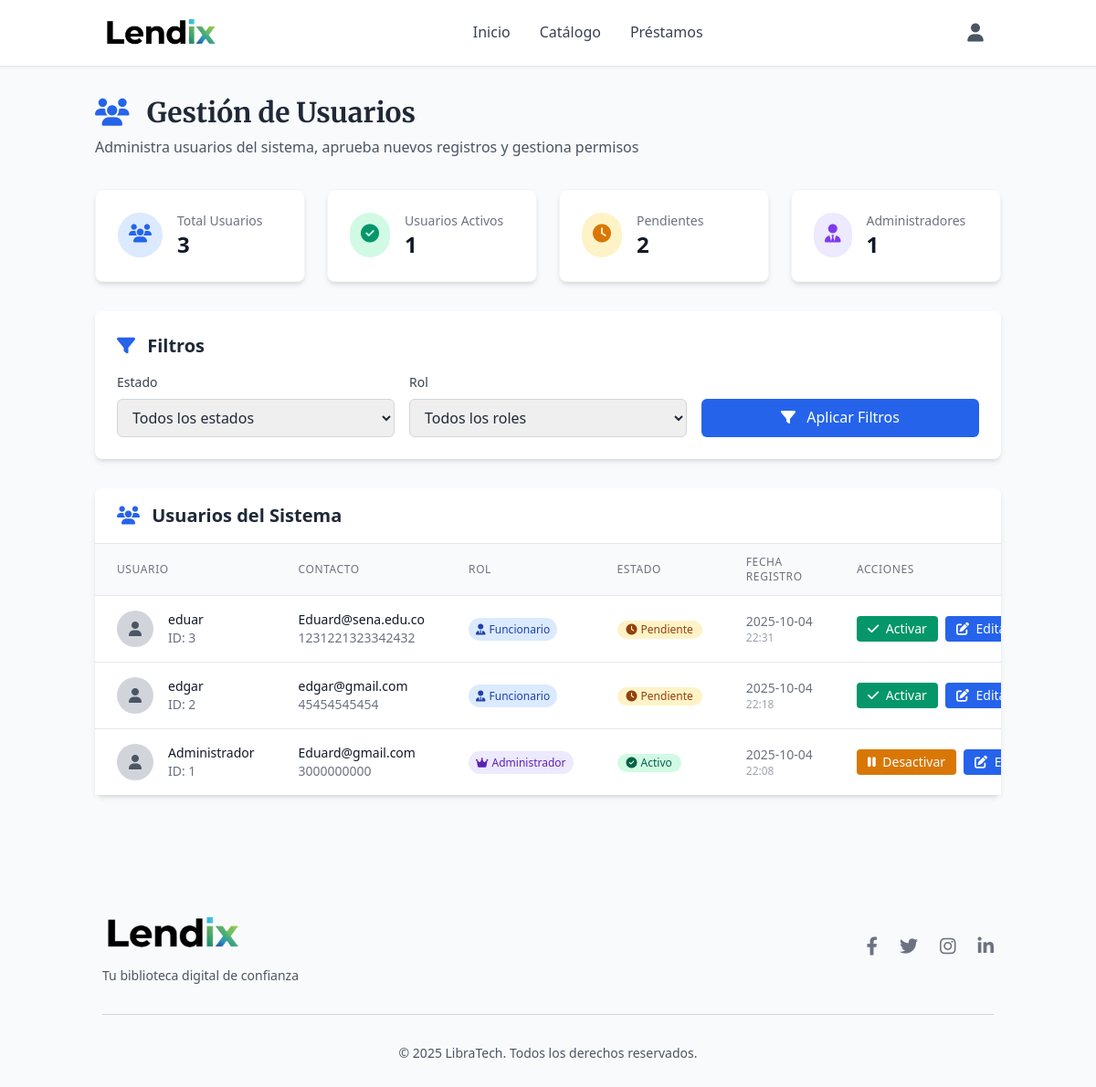
The app's page /admin/admin/usuarios (signed in), older data.
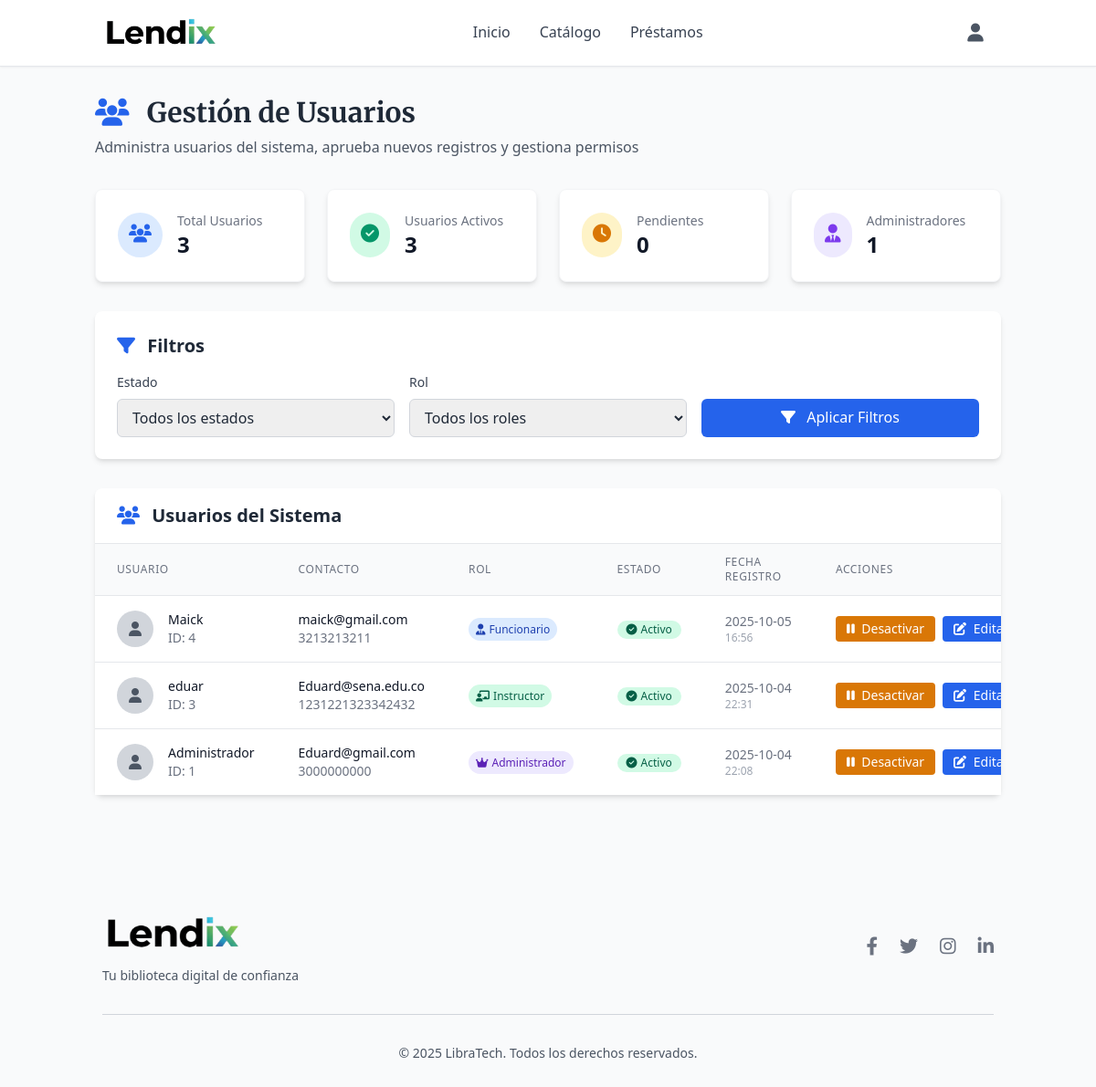
The same page, newer data.
### tables this page shows
CREATE TABLE usuarios (
                id INTEGER PRIMARY KEY AUTOINCREMENT,
                nombre TEXT NOT NULL UNIQUE,
                email TEXT NOT NULL UNIQUE,
                telefono TEXT NOT NULL UNIQUE,
                password TEXT NOT NULL,
                rol TEXT DEFAULT 'funcionario' CHECK(rol IN ('admin', 'instructor', 'funcionario')),
                activo BOOLEAN DEFAULT 0,
                fecha_registro TIMESTAMP DEFAULT CURRENT_TIMESTAMP
            );

### routes/admin.py (the view)
@admin_bp.route('/admin/usuarios')
@login_required
def gestion_usuarios():
    if not is_admin():
        flash('No tienes permisos para acceder a esta página', 'error')
        return redirect('/')
    conn = get_db_connection()
    try:
        filtro_estado = request.args.get('estado', 'todos')
        filtro_rol = request.args.get('rol', 'todos')
        query = "SELECT * FROM usuarios WHERE 1=1"
        params = []
        if filtro_estado == 'activos':
            query += " AND activo = 1"
        elif filtro_estado == 'pendientes':
            query += " AND activo = 0"
        if filtro_rol != 'todos':
            query += " AND rol = ?"
            params.append(filtro_rol)
        query += " ORDER BY id DESC"
        usuarios = conn.execute(query, params).fetchall()
        conn.close()
        return render_template('admin/gestion_usuarios.html',
                             usuarios=usuarios,
                             filtro_estado=filtro_estado,
                             filtro_rol=filtro_rol)
    except Exception as e:
        flash(f'Error al cargar usuarios: {str(e)}', 'error')
        conn.close()
        return redirect('/admin')

### templates/admin/gestion_usuarios.html (shortened to what this page needs)
{% extends "base.html" %}
{% block content %}
<div class="container mx-auto px-4 py-8">
    <div class="max-w-7xl mx-auto">
        <div class="mb-8">
            <h1 class="text-3xl font-serif font-bold text-gray-800 mb-2">
                <i class="fas fa-users mr-3 text-blue-600"></i>
                Gestión de Usuarios
            </h1>
            <p class="text-gray-600">
                Administra usuarios del sistema, aprueba nuevos registros y gestiona permisos
            </p>
        </div>
        <div class="grid grid-cols-1 md:grid-cols-4 gap-6 mb-8">
            <div class="bg-white p-6 rounded-lg shadow-md border border-gray-100">
                <div class="flex items-center">
                    <div class="p-3 rounded-full bg-blue-100 text-blue-600">
                        <i class="fas fa-users text-xl"></i>
                    </div>
                    <div class="ml-4">
                        <p class="text-sm font-medium text-gray-500">Total Usuarios</p>
                        <p class="text-2xl font-semibold text-gray-900">{{ usuarios|length }}</p>
                    </div>
                </div>
            </div>
            <div class="bg-white p-6 rounded-lg shadow-md border border-gray-100">
                <div class="flex items-center">
                    <div class="p-3 rounded-full bg-green-100 text-green-600">
                        <i class="fas fa-check-circle text-xl"></i>
                    </div>
                    <div class="ml-4">
                        <p class="text-sm font-medium text-gray-500">Usuarios Activos</p>
                        <p class="text-2xl font-semibold text-gray-900">{{ usuarios|selectattr('activo', 'eq', 1)|list|length }}</p>
                    </div>
                </div>
            </div>
            <div class="bg-white p-6 rounded-lg shadow-md border border-gray-100">
                <div class="flex items-center">
                    <div class="p-3 rounded-full bg-yellow-100 text-yellow-600">
                        <i class="fas fa-clock text-xl"></i>
                    </div>
                    <div class="ml-4">
                        <p class="text-sm font-medium text-gray-500">Pendientes</p>
                        <p class="text-2xl font-semibold text-gray-900">{{ usuarios|selectattr('activo', 'eq', 0)|list|length }}</p>
                    </div>
                </div>
            </div>
            <div class="bg-white p-6 rounded-lg shadow-md border border-gray-100">
                <div class="flex items-center">
                    <div class="p-3 rounded-full bg-purple-100 text-purple-600">
                        <i class="fas fa-user-tie text-xl"></i>
                    </div>
                    <div class="ml-4">
                        <p class="text-sm font-medium text-gray-500">Administradores</p>
                        <p class="text-2xl font-semibold text-gray-900">{{ usuarios|selectattr('rol', 'eq', 'admin')|list|length }}</p>
                    </div>
                </div>
            </div>
        </div>
        <div class="bg-white rounded-lg shadow-md p-6 mb-8">
            <h2 class="text-xl font-semibold text-gray-800 mb-4">
                <i class="fas fa-filter mr-2 text-blue-600"></i>
                Filtros
            </h2>
            <form method="GET" action="{{ url_for('admin.gestion_usuarios') }}" class="grid grid-cols-1 md:grid-cols-3 gap-4">
                <div>
                    <label class="block text-sm font-medium text-gray-700 mb-2">Estado</label>
                    <select name="estado" class="w-full px-3 py-2 border border-gray-300 rounded-md focus:outline-none focus:ring-2 focus:ring-blue-500 focus:border-blue-500">
                        <option value="todos" {% if request.args.get('estado') == 'todos' or not request.args.get('estado') %}selected{% endif %}>Todos los estados</option>
                    </select>
                </div>
                <div>
                    <label class="block text-sm font-medium text-gray-700 mb-2">Rol</label>
                    <select name="rol" class="w-full px-3 py-2 border border-gray-300 rounded-md focus:outline-none focus:ring-2 focus:ring-blue-500 focus:border-blue-500">
                        <option value="todos" {% if request.args.get('rol') == 'todos' or not request.args.get('rol') %}selected{% endif %}>Todos los roles</option>
                    </select>
                </div>
                <div class="flex items-end">
                    <button type="submit" class="w-full bg-blue-600 text-white py-2 px-4 rounded-md hover:bg-blue-700 focus:outline-none focus:ring-2 focus:ring-blue-500 focus:ring-offset-2 transition duration-150">
                        <i class="fas fa-filter mr-2"></i>
                        Aplicar Filtros
                    </button>
                </div>
            </form>
        </div>
        <div class="bg-white rounded-lg shadow-md">
            <div class="px-6 py-4 border-b border-gray-200">
                <h2 class="text-xl font-semibold text-gray-800">
                    <i class="fas fa-users mr-2 text-blue-600"></i>
                    Usuarios del Sistema
                </h2>
            </div>
            {% if usuarios %}
                <div class="overflow-x-auto">
                    <table class="min-w-full divide-y divide-gray-200">
                        <thead class="bg-gray-50">
                            <tr>
                                <th class="px-6 py-3 text-left text-xs font-medium text-gray-500 uppercase tracking-wider">
                                    Usuario
                                </th>
                                <th class="px-6 py-3 text-left text-xs font-medium text-gray-500 uppercase tracking-wider">
                                    Contacto
                                </th>
                                <th class="px-6 py-3 text-left text-xs font-medium text-gray-500 uppercase tracking-wider">
                                    Rol
                                </th>
                                <th class="px-6 py-3 text-left text-xs font-medium text-gray-500 uppercase tracking-wider">
                                    Estado
                                </th>
                                <th class="px-6 py-3 text-left text-xs font-medium text-gray-500 uppercase tracking-wider">
                                    Fecha Registro
                                </th>
                                <th class="px-6 py-3 text-left text-xs font-medium text-gray-500 uppercase tracking-wider">
                                    Acciones
                                </th>
                            </tr>
                        </thead>
                        <tbody class="bg-white divide-y divide-gray-200">
                            {% for usuario in usuarios %}
                            <tr class="hover:bg-gray-50">
                                <td class="px-6 py-4 whitespace-nowrap">
                                    <div class="flex items-center">
                                        <div class="flex-shrink-0 h-10 w-10">
                                            <div class="h-10 w-10 rounded-full bg-gray-300 flex items-center justify-center">
                                                <i class="fas fa-user text-gray-600"></i>
                                            </div>
                                        </div>
                                        <div class="ml-4">
                                            <div class="text-sm font-medium text-gray-900">{{ usuario.nombre }}</div>
                                            <div class="text-sm text-gray-500">ID: {{ usuario.id }}</div>
                                        </div>
                                    </div>
                                </td>
                                <td class="px-6 py-4 whitespace-nowrap">
                                    <div class="text-sm text-gray-900">{{ usuario.email }}</div>
                                    <div class="text-sm text-gray-500">{{ usuario.telefono }}</div>
                                </td>
                                <td class="px-6 py-4 whitespace-nowrap">
                                    {% if usuario.rol == 'admin' %}
                                        <span class="px-2 py-1 bg-purple-100 text-purple-800 text-xs rounded-full">
                                            <i class="fas fa-crown mr-1"></i>Administrador
                                        </span>
                                    {% elif usuario.rol == 'instructor' %}
                                        <span class="px-2 py-1 bg-green-100 text-green-800 text-xs rounded-full">
                                            <i class="fas fa-chalkboard-teacher mr-1"></i>Instructor
                                        </span>
                                    {% else %}
                                        <span class="px-2 py-1 bg-blue-100 text-blue-800 text-xs rounded-full">
                                            <i class="fas fa-user-tie mr-1"></i>Funcionario
                                        </span>
                                    {% endif %}
                                </td>
                                <td class="px-6 py-4 whitespace-nowrap">
                                    {% if usuario.activo == 1 %}
                                        <span class="inline-flex items-center px-2.5 py-0.5 rounded-full text-xs font-medium bg-green-100 text-green-800">
                                            <i class="fas fa-check-circle mr-1"></i>
                                            Activo
                                        </span>
                                    {% else %}
                                        <span class="inline-flex items-center px-2.5 py-0.5 rounded-full text-xs font-medium bg-yellow-100 text-yellow-800">
                                            <i class="fas fa-clock mr-1"></i>
                                            Pendiente
                                        </span>
                                    {% endif %}
                                </td>
                                <td class="px-6 py-4 whitespace-nowrap text-sm text-gray-500">
                                    {% if usuario.fecha_registro %}
                                        <div>{{ usuario.fecha_registro[:10] }}</div>
                                        <div class="text-xs text-gray-400">{{ usuario.fecha_registro[11:16] }}</div>
                                    {% else %}
                                        <div class="text-gray-400">No disponible</div>
                                    {% endif %}
                                </td>
                                <td class="px-6 py-4 whitespace-nowrap text-sm text-gray-500">
                                    <div class="flex space-x-2">
                                        {% if usuario.activo == 0 %}
                                            <button onclick="activarUsuario({{ usuario.id }}, '{{ usuario.nombre }}')"
                                                    class="bg-green-600 hover:bg-green-700 text-white px-3 py-1 rounded text-sm transition duration-200">
                                                <i class="fas fa-check mr-1"></i>
                                                Activar
                                            </button>
                                        {% else %}
                                            <button onclick="desactivarUsuario({{ usuario.id }}, '{{ usuario.nombre }}')"
                                                    class="bg-yellow-600 hover:bg-yellow-700 text-white px-3 py-1 rounded text-sm transition duration-200">
                                                <i class="fas fa-pause mr-1"></i>
                                                Desactivar
                                            </button>
                                        {% endif %}
                                        <button onclick="editarUsuario({{ usuario.id }}, '{{ usuario.nombre }}', '{{ usuario.email }}', '{{ usuario.telefono }}', '{{ usuario.rol }}')"
                                                class="bg-blue-600 hover:bg-blue-700 text-white px-3 py-1 rounded text-sm transition duration-200">
                                            <i class="fas fa-edit mr-1"></i>
                                            Editar
                                        </button>
                                    </div>
                                </td>
                            </tr>
                            {% endfor %}
                        </tbody>
                    </table>
                </div>
            {% else %}
                <div class="text-center py-8">
                    <i class="fas fa-users text-4xl text-gray-400 mb-4"></i>
                    <p class="text-gray-500">No hay usuarios registrados.</p>
                </div>
            {% endif %}
        </div>
    </div>
</div>
{% endblock %}

Row changes from the older to the newer data that the page shows:
removed usuarios: nombre "edgar", id "2", email "edgar@gmail.com", telefono "45454545454", rol "funcionario" (drawn), activo False (drawn), fecha_registro "2025-10-04", fecha_registro "22:18"
added usuarios: nombre "Maick", id "4", email "maick@gmail.com", telefono "3213213211", rol "funcionario" (drawn), activo True (drawn), fecha_registro "2025-10-05", fecha_registro "16:56"
changed usuarios "eduar": rol "Funcionario" → "Instructor"; activo "Pendiente Activar" → "Activo Desactivar"
Text that changed along with them:
{{ usuarios|selectattr('activo', 'eq', 1)|list|length }}: "1" → "3"
{{ usuarios|selectattr('activo', 'eq', 0)|list|length }}: "2" → "0"
